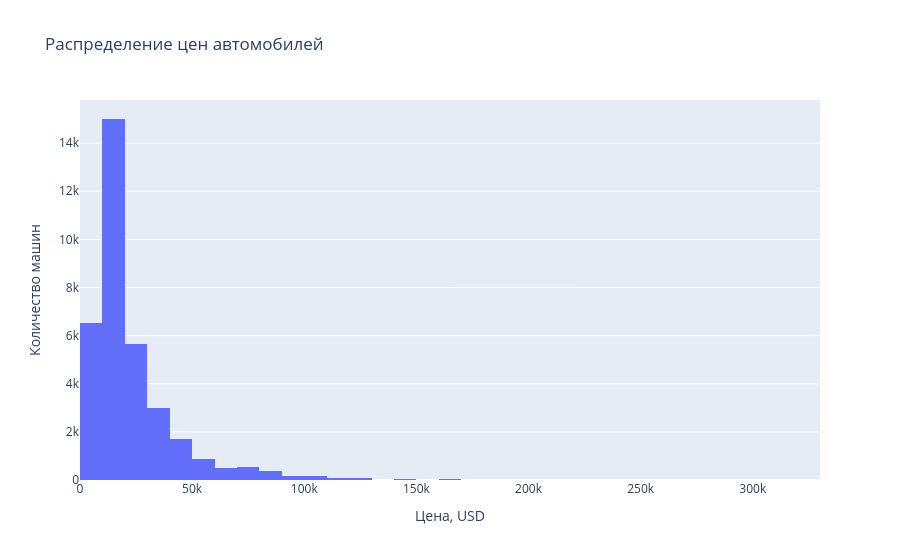

The cell this chart's notebook holds for it:
### Markdown cell above
Цена колеблется от 7,100 до 328,511 USD, при этом медиана — 20,700 USD. Медианный год выпуска автомобиля (year_prod) — 2019. 

Далее будет рассмотрено распределение цен автомобилей, а также сколько машин было продано в каждом году.

### Code cell
fig = px.histogram(sales_no_returns, x='price_usd', y='amount', histfunc='sum', nbins=40,
                   title='Распределение цен автомобилей',
                   labels={'price_usd': 'Цена, USD', 'amount': 'Количество машин'})
fig.update_layout(yaxis_title='Количество машин')
fig.show()

### Figure 1 — Plotly figure (JSON) as saved in the notebook; plotly's stock layout.template omitted (floating-point values rounded to 4 significant figures; data arrays with more than 128 entries replaced by an {"elided": "..."} marker saying what was removed)
{"data": [{"bingroup": "x", "histfunc": "sum", "hovertemplate": "Цена, USD=%{x}<br>sum of Количество машин=%{y}<extra></extra>", "legendgroup": "", "marker": {"color": "#636efa", "pattern": {"shape": ""}}, "name": "", "nbinsx": 40, "orientation": "v", "showlegend": false, "type": "histogram", "x": {"elided": "20930 float values"}, "xaxis": "x", "y": {"elided": "20930 int values"}, "yaxis": "y"}], "layout": {"barmode": "relative", "legend": {"tracegroupgap": 0}, "title": {"text": "Распределение цен автомобилей"}, "xaxis": {"anchor": "y", "domain": [0, 1], "title": {"text": "Цена, USD"}}, "yaxis": {"anchor": "x", "domain": [0, 1], "title": {"text": "Количество машин"}}}}
